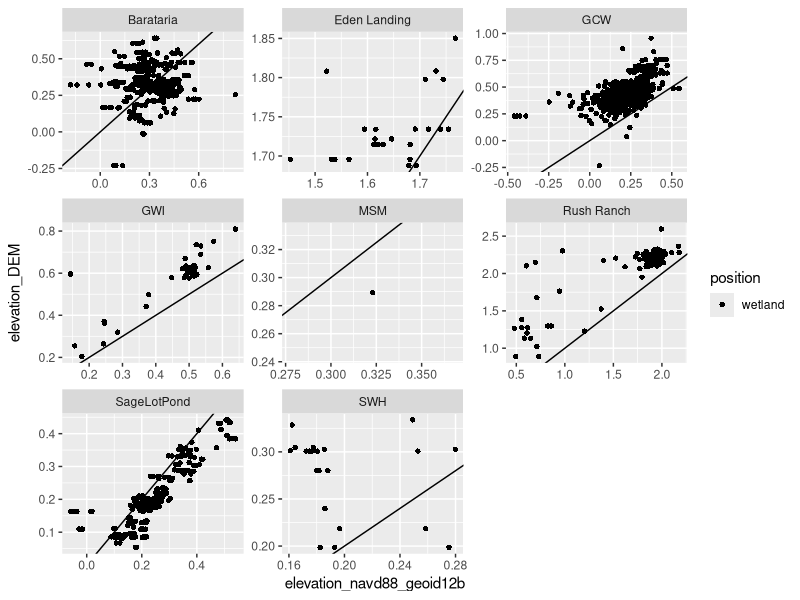

Reproduce this figure in R.
# Point analysis
library(tidyverse)

error_points <- read_csv("elevation_errors_rtk.csv") %>% 
  filter(position == "wetland")






data_exploration <- ggplot(error_points, aes(x = elevation_navd88_geoid12b,
                               y = elevation_DEM)) +
  geom_point(aes(shape = position, text = study_id)) +
  facet_wrap(.~site_id, scale = "free") +
  geom_abline(slope = 1, intercept = 0)
(data_exploration)

error_summary <- error_points %>% 
  group_by(site_id) %>% 
  summarise(mean_error = mean(elevation_error, na.rm = T),
            error_lower = quantile(elevation_error, 0.25, na.rm = T),
            error_upper = quantile(elevation_error, 0.75, na.rm = T),
            n = n(),
            sd_error = sd(elevation_error,  na.rm = T)
            ) %>% 
  ungroup() %>% 
  mutate(se = sd_error / sqrt(n))
(error_summary)
View(error_summary)
